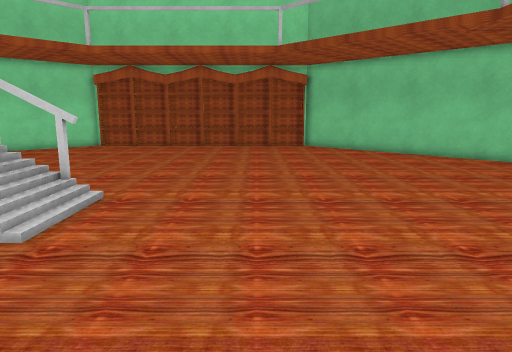
[1] (above)

20 first-person views from a walk through a Unity game level. The camera is 1.3 m above the floor, tilts 10° down and sees 70° across. The floor is counted in squares, 0.5 m on a side. Each view is taken from the middle of a square. On the plan, view 1 faces up. The plan holds only what a view shows up to about 20 squares ahead; the rest is blank. The place goes on beyond the plan. The player character is not drawn. Door leaves are left out, so doorways stand open.

[2]
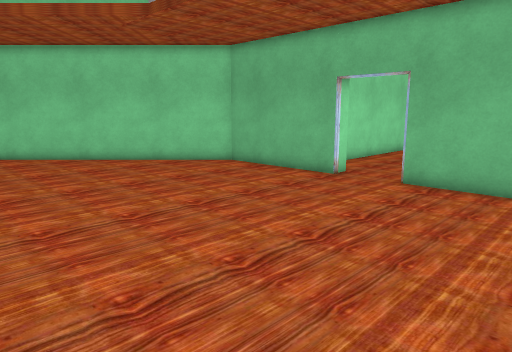

[3]
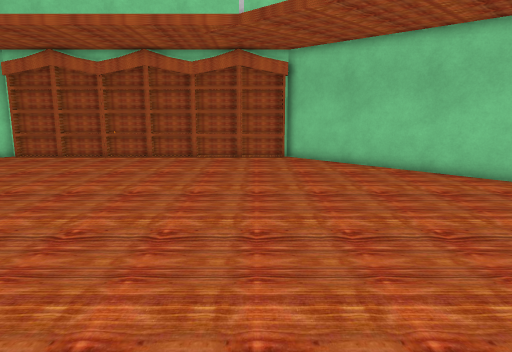

[4]
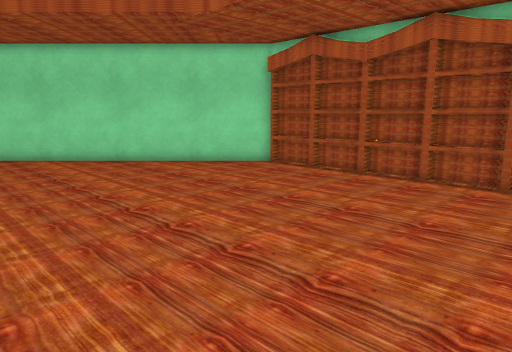

[5]
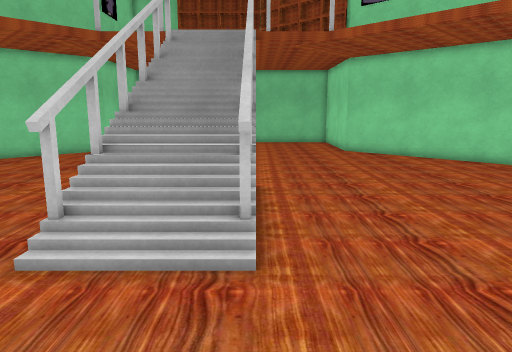

[6]
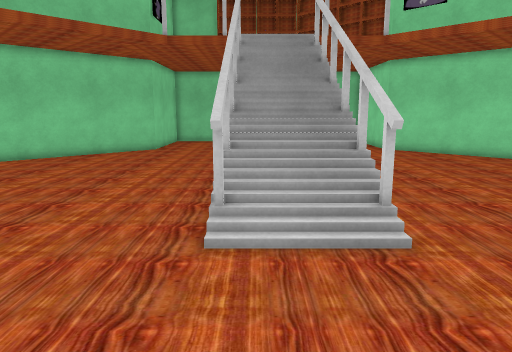

[7]
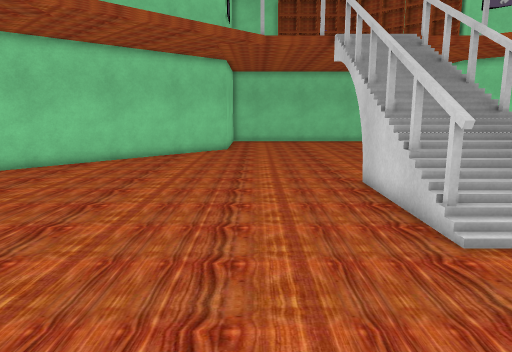

[8]
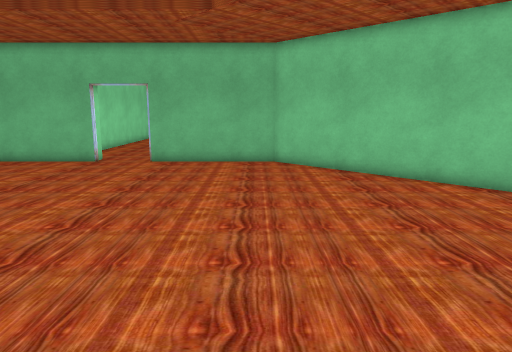

[9]
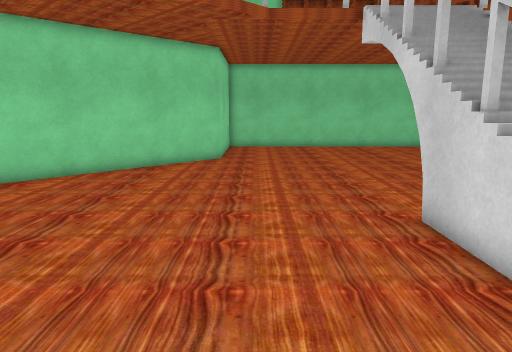

[10]
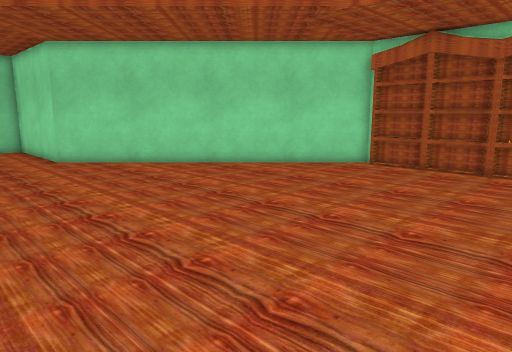

[11]
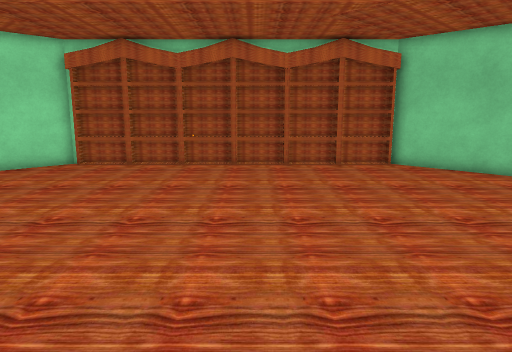

[12]
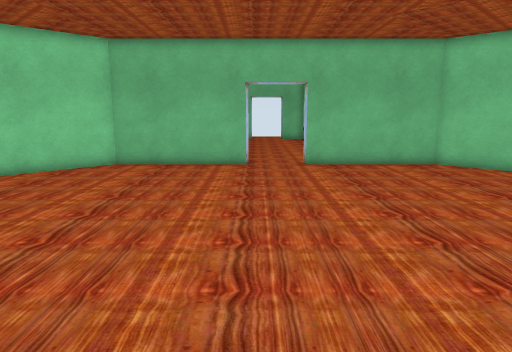

[13]
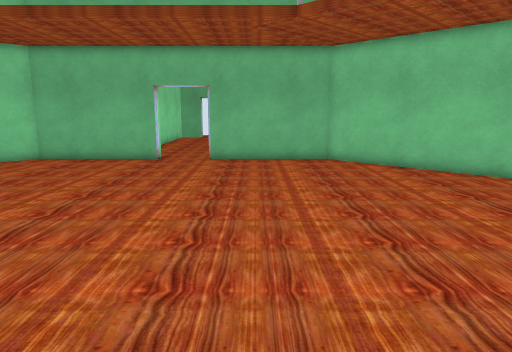

[14]
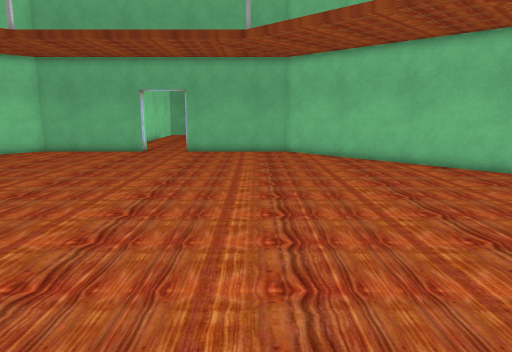

[15]
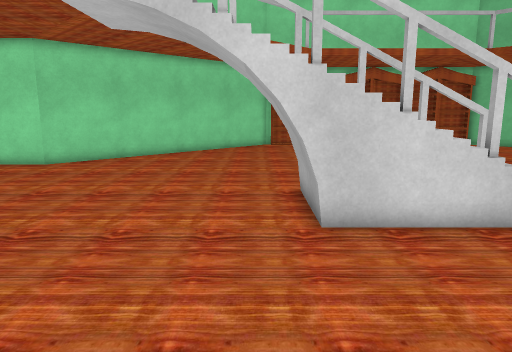

[16]
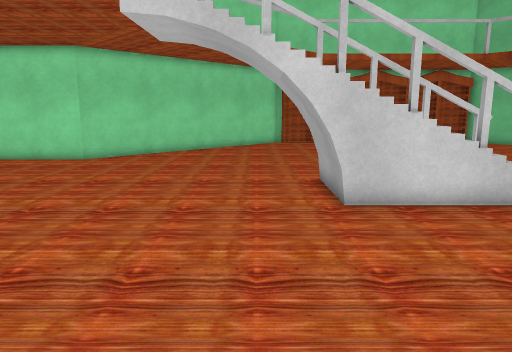

[17]
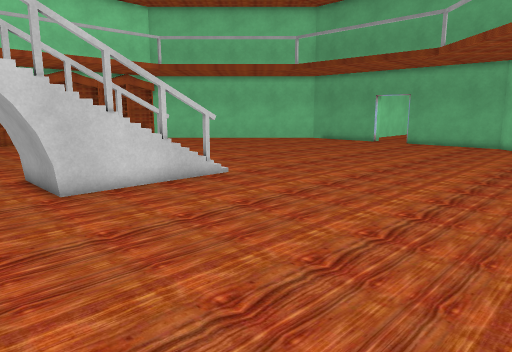

[18]
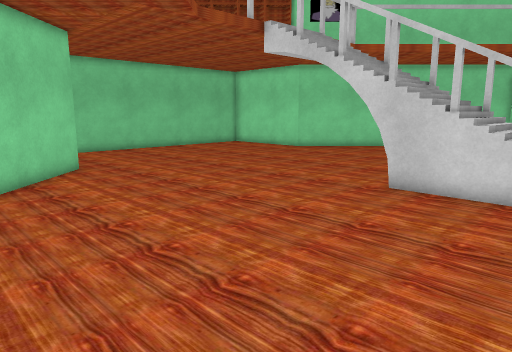

[19]
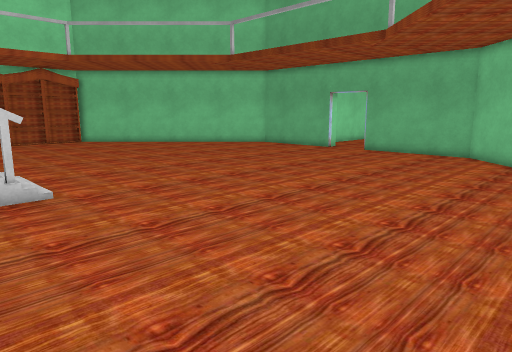

[20]
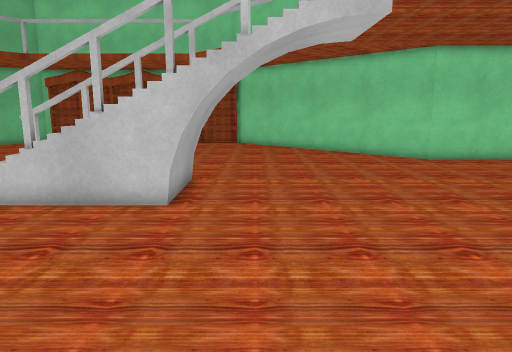

### Floor plan
Key: @ floor where view 1 was taken; # wall or solid block; . floor; / step, stairs or slope; D open door; = window, fence, low wall or low ledge; v drop or lower ground; O other object.
Columns run from 23 left of view 1 to 15 right of it. Each row starts with its distance up from view 1.
 28           ##OOOOOOOOOOOOOOO##
 27          ##.................##
 26         ##...................##
 25        ##.....................##
 24       ##.......................##
 23      ##.........................##
 22     ##...........................##
 21    ##.............................##
 20   ##...............................##
 19  ##.................................##
 18 ##...................................##
 17 #.....................................#
 16 ......................................#
 15 ......................................#
 14 ......................................#
 13 ......................................#
 12 ......................................#
 11 ..........#vvv=vv##...................#
 10 ..........////////....................D
  9 ..........////////....................D
  8 ..........////////....................D
  7 ..........#vvv=vv##...................#
  6 ......................................#
  5 ......................................#
  4 ......................................#
  3 ......................................#
  2 ......................................#
  1 #.....................................#
  0 ##.....................@.............##
 -1  ##.................................##
 -2   ##...............................##
 -3    ##.............................##
 -4     ##............ ..............##
 -5      ##......... .       .......##

Positions as (right, up) in squares from view 1, and headings:
1: (0, 0), facing up
2: (2, 2), facing up-right
3: (2, 7), facing up
4: (1, 14), facing up-left
5: (1, 11), facing left
6: (2, 8), facing left
7: (2, 3), facing left
8: (-4, 2), facing right
9: (-3, 3), facing left
10: (-3, 11), facing up-left
11: (-3, 10), facing up
12: (-3, 10), facing right
13: (-5, 5), facing right
14: (-9, 3), facing right
15: (-13, -1), facing up
16: (-14, -3), facing up
17: (-15, -5), facing up-right
18: (-6, -5), facing up-left
19: (-8, -5), facing up-right
20: (-14, 21), facing down
